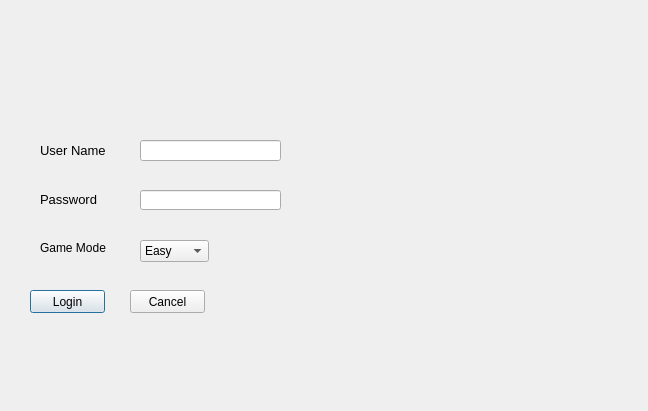
<?xml version="1.0" encoding="UTF-8"?>
<ui version="4.0">
 <class>login</class>
 <widget class="QDialog" name="login">
  <property name="geometry">
   <rect>
    <x>0</x>
    <y>0</y>
    <width>648</width>
    <height>411</height>
   </rect>
  </property>
  <property name="windowTitle">
   <string>Dialog</string>
  </property>
  <widget class="QLabel" name="label">
   <property name="geometry">
    <rect>
     <x>-5</x>
     <y>2</y>
     <width>661</width>
     <height>411</height>
    </rect>
   </property>
   <property name="text">
    <string/>
   </property>
   <property name="pixmap">
    <pixmap resource="files.qrc">:/new/prefix/battleship-6.jpg</pixmap>
   </property>
   <property name="scaledContents">
    <bool>true</bool>
   </property>
  </widget>
  <widget class="QLabel" name="label_2">
   <property name="geometry">
    <rect>
     <x>40</x>
     <y>140</y>
     <width>71</width>
     <height>21</height>
    </rect>
   </property>
   <property name="text">
    <string>&lt;html&gt;&lt;head/&gt;&lt;body&gt;&lt;p&gt;&lt;span style=&quot; font-size:10pt;&quot;&gt;User Name&lt;/span&gt;&lt;/p&gt;&lt;/body&gt;&lt;/html&gt;</string>
   </property>
  </widget>
  <widget class="QLineEdit" name="lineEdit">
   <property name="geometry">
    <rect>
     <x>140</x>
     <y>140</y>
     <width>141</width>
     <height>21</height>
    </rect>
   </property>
  </widget>
  <widget class="QLabel" name="label_3">
   <property name="geometry">
    <rect>
     <x>40</x>
     <y>190</y>
     <width>71</width>
     <height>20</height>
    </rect>
   </property>
   <property name="text">
    <string>&lt;html&gt;&lt;head/&gt;&lt;body&gt;&lt;p&gt;&lt;span style=&quot; font-size:10pt;&quot;&gt;Password&lt;/span&gt;&lt;/p&gt;&lt;/body&gt;&lt;/html&gt;</string>
   </property>
  </widget>
  <widget class="QLineEdit" name="lineEdit_2">
   <property name="geometry">
    <rect>
     <x>140</x>
     <y>190</y>
     <width>141</width>
     <height>20</height>
    </rect>
   </property>
  </widget>
  <widget class="QPushButton" name="pushButton">
   <property name="geometry">
    <rect>
     <x>30</x>
     <y>290</y>
     <width>75</width>
     <height>23</height>
    </rect>
   </property>
   <property name="text">
    <string>Login</string>
   </property>
  </widget>
  <widget class="QPushButton" name="pushButton_2">
   <property name="geometry">
    <rect>
     <x>130</x>
     <y>290</y>
     <width>75</width>
     <height>23</height>
    </rect>
   </property>
   <property name="text">
    <string>Cancel</string>
   </property>
  </widget>
  <widget class="QLabel" name="label_4">
   <property name="geometry">
    <rect>
     <x>50</x>
     <y>110</y>
     <width>161</width>
     <height>16</height>
    </rect>
   </property>
   <property name="text">
    <string/>
   </property>
  </widget>
  <widget class="QComboBox" name="comboBox">
   <property name="geometry">
    <rect>
     <x>140</x>
     <y>240</y>
     <width>69</width>
     <height>22</height>
    </rect>
   </property>
   <item>
    <property name="text">
     <string>Easy</string>
    </property>
   </item>
   <item>
    <property name="text">
     <string>Hard</string>
    </property>
   </item>
  </widget>
  <widget class="QLabel" name="label_5">
   <property name="geometry">
    <rect>
     <x>40</x>
     <y>240</y>
     <width>71</width>
     <height>16</height>
    </rect>
   </property>
   <property name="text">
    <string>Game Mode</string>
   </property>
  </widget>
 </widget>
 <resources>
  <include location="files.qrc"/>
 </resources>
 <connections/>
</ui>
